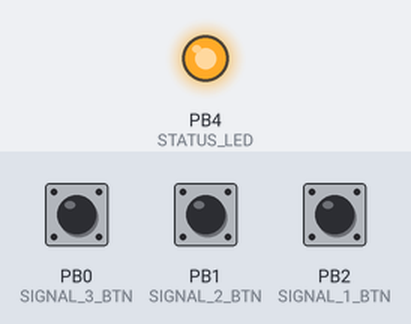
Bench run of a sketch on a simulated ATtiny85, built with avr-gcc and run on an emulated ATtiny85. Shown: output pins drawn as LEDs (lit = HIGH). The test bench sets the inputs (shaded band); at power-on: PB0 (SIGNAL_3_BTN) HIGH, PB1 (SIGNAL_2_BTN) HIGH, PB2 (SIGNAL_1_BTN) HIGH. Pins used as bus, display or sensor lines are not drawn.

Above: at 0.8 s.
0.9 s: PB0 (SIGNAL_3_BTN) pulled LOW for 0.15 s
At 3.3 s:
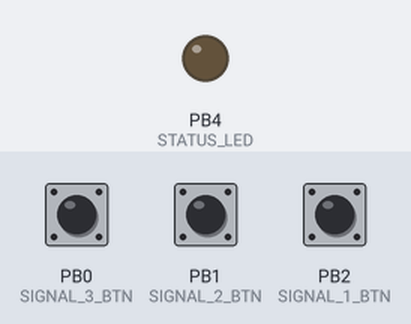
Timing chart, 0 to 12.3 s (numbered marks = the images above; inputs shaded):
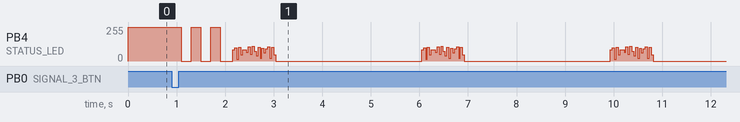

The sketch:

key.ino
```cpp
#include <avr/sleep.h>
#include <avr/pgmspace.h>

// ATtiny85 Default Pin Names
// PB0 - Physical pin 5
// PB1 - Physical pin 6 (LED_BUILTIN)
// PB2 - Physical pin 7 (INT0)
// PB3 - Physical pin 2
// PB4 - Physical pin 3
// PB5 - Physical pin 1 (RESET, avoid using unless fuse-modified)

// Functional Pin Assignments
#define TX_PIN PB3              // 433MHz Transmitter Data Pin
#define STATUS_LED PB4          // Onboard LED for Transmission Indication
#define SIGNAL_1_BTN PB2        // Emits signal 1 if this pin is LOW
#define SIGNAL_2_BTN PB1        // Emits signal 2 if this pin is LOW
#define SIGNAL_3_BTN PB0        // Emits signal 3 if this pin is LOW

// Signal Data (Stored in Flash to save RAM)
const int16_t signal_data_1[] PROGMEM = {4125,-9928,129,-922,65,-954,197,-98,795,-266,65,-66,131,-300,531,-100,499,-132,99,-100,38515,-9766,163,-1618,161,-98,427,-100,97,-334,397,-100,361,-164,163,-132,199,-66,567,-200,299,-132,227,-100,263,-68,297,-100,4317,-6238,99,-3540,65,-262,65,-730,165,-828,295,-100,99,-134,65,-66,131,-298,395,-130,527,-166,265,-66,199,-134,529,-132,67,-100,891,-100,4651,-10006,195,-98,261,-162,99,-460,689,-166,461,-398,197,-296,197,-100,333,-296,801,-12388,129,-1020,163,-130,161,-164,97,-198,459,-66,589,-98,163,-66,15709,-11116,65,-1484,329,-134,99,-100,201,-100,135,-100,199,-66,169,-336,231,-232,199,-166,229,-132,469,-132,925,-98,11353,-9756,193,-862,363,-232,99,-398,595,-404,65,-234,499,-362,16315,-9788,133,-1084,231,-68,429,-100,131,-168,97,-100,199,-332,431,-100,165,-100,1161,-66,297,-166,6965,-9914,327,-1960,65,-98,197,-100,669,-98,131,-132,131,-132,853,-230,229,-396,1089,-134,4895,-4284,65,-5600,65,-864,163,-300,197,-294,195,-98,361,-130,393,-132,65,-66,197,-98,401,-134,627,-100,461,-68,231,-166,2567,-100,3185,-4504,133,-332,263,-232,131,-332,65,-66,363,-396,267,-100,365,-234,897,-232,163,-100,229,-328,229,-198,1187,-954,4009,-940,713,-914,757,-900,5713,-896,7385,-842,1639,-1648,4121,-21496,727,-1032,2519,-132,1255,-990,701,-968,707,-910,5723,-876,7369,-872,1621,-1670,4097,-21472,751,-1012,2551,-132,1289,-950,717,-960,703,-906,5735,-866,7379,-842,1643,-1644,4129,-21480,561,-3758,1389,-976,673,-990,683,-986,5651,-886,7373,-840,1637,-1670,4111,-21492,633,-3746,1323,-950,727,-932,741,-876,5729,-872,7387,-848,1645,-1656,4107,-21484,667,-3182,1449,-970,701,-940,691,-954,5703,-886,7371,-824,1657,-1642,4133,-21490,727,-1030,3947,-948,729,-932,703,-934,5697,-876,7395,-852,1633,-1646,4113,-7473};
const int16_t signal_data_2[] PROGMEM = {1642,-490,97,-890,65,-632,97,-526,229,-100,1283,-166,699,-98,165,-66,165,-198,765,-2524,265,-134,363,-98,297,-66,393,-164,7729,-7080,65,-66,65,-434,163,-436,263,-98,859,-232,295,-262,195,-622,131,-164,65,-98,195,-724,627,-132,229,-98,457,-100,427,-6998,631,-98,1161,-166,65,-1598,397,-132,331,-298,295,-100,2355,-98,2953,-8214,129,-1450,65,-764,65,-1592,397,-68,397,-134,465,-1890,99,-200,233,-570,295,-100,827,-66,265,-134,331,-66,2719,-8194,97,-366,65,-4994,163,-330,131,-962,165,-298,163,-132,923,-98,495,-98,459,-66,99,-164,391,-166,259,-166,1869,-66,8549,-8076,229,-66,461,-100,593,-98,99,-1480,65,-732,461,-68,529,-66,799,-100,529,-100,7441,-7240,165,-262,129,-492,591,-198,361,-496,65,-166,99,-200,263,-200,65,-990,65,-98,131,-166,195,-102,333,-134,333,-66,889,-134,4921,-13326,197,-168,165,-134,163,-758,99,-164,97,-522,97,-66,459,-166,231,-100,533,-100,429,-98,8311,-8212,729,-496,363,-232,99,-66,163,-134,265,-298,531,-166,331,-132,395,-15992,131,-66,97,-100,361,-330,65,-794,163,-130,97,-1884,363,-66,327,-132,261,-100,327,-132,129,-98,8049,-7252,65,-98,97,-564,959,-332,163,-66,97,-100,263,-130,197,-130,131,-1806,1345,-164,555,-66,4043,-7686,199,-492,165,-7340,429,-130,491,-100,293,-66,163,-198,163,-98,325,-198,163,-132,231,-428,263,-460,459,-66,585,-430,3395,-16412,425,-98,261,-98,99,-198,165,-658,459,-66,165,-196,99,-262,131,-100,197,-164,11549,-3524,65,-4716,331,-198,463,-330,397,-496,165,-132,597,-66,233,-232,195,-68,9809,-6608,99,-132,99,-564,65,-660,197,-66,99,-66,163,-100,65,-66,197,-822,197,-564,65,-66,195,-460,163,-298,199,-166,201,-134,561,-66,263,-98,229,-98,229,-64,1515,-66,5489,-7196,97,-266,197,-562,725,-100,361,-100,231,-168,67,-66,133,-768,97,-166,65,-132,97,-230,7839,-12156,199,-200,99,-166,267,-100,197,-166,263,-630,131,-658,97,-66,595,-166,297,-66,635,-100,3025,-7928,97,-66,99,-1988,97,-5640,265,-264,65,-130,229,-322,199,-1162,161,-164,65,-364,295,-592,491,-66,461,-132,295,-132,2015,-7586,163,-132,131,-198,395,-134,163,-166,231,-200,65,-698,63,-100,197,-164,329,-1000,329,-66,267,-136,333,-134,163,-68,333,-66,401,-8320,165,-66,131,-166,133,-164,561,-200,65,-66,365,-726,65,-132,163,-132,99,-66,97,-98,99,-98,197,-398,329,-134,497,-134,8577,-6522,131,-200,495,-692,165,-66,1027,-500,99,-100,65,-1418,689,-100,6101,-8436,99,-132,97,-1156,63,-66,65,-3674,99,-200,163,-96,163,-360,131,-134,435,-100,665,-98,365,-300,165,-166,195,-100,97,-164,427,-464,591,-166,9321,-5976,99,-394,99,-832,99,-200,65,-268,131,-66,431,-132,133,-66,1259,-230,12245,-3142,2701,-9782,817,-846,4185,-880,819,-854,825,-844,821,-1702,817,-852,851,-1672,845,-3362,851,-3324,873,-826,1671,-856,3363,-18986,687,-160,363,-1128,163,-432,97,-330,199,-974,1553,-948,1585,-908,1633,-878,5019,-900,835,-852,4177,-846,859,-842,813,-852,831,-1710,825,-844,851,-1648,845,-3358,865,-3358,843,-812,1699,-824,3365,-18982,1973,-232,625,-1054,663,-940,1557,-982,1581,-906,763,-1746,5013,-934,795,-872,4179,-850,829,-846,843,-840,819,-1704,839,-844,837,-1672,831,-3362,843,-3350,839,-860,1665,-864,3347,-18972,1953,-266,587,-1066,667,-976,1541,-960,1593,-910,749,-918,799,-876,4175,-944,787,-878,4159,-848,835,-846,839,-854,819,-1702,843,-848,807,-1712,809,-3376,841,-3364,843,-814,1695,-858,3359,-18984,1945,-232,1449,-1860,1553,-950,1587,-942,3281,-900,3319,-924,805,-852,4185,-882,815,-846,827,-844,843,-1680,845,-820,837,-1708,827,-3354,865,-3324,875,-818,1673,-856,3345,-18986,1965,-232,2339,-960,1559,-958,1575,-936,2453,-1740,3321,-914,807,-886,4159,-870,837,-842,825,-842,841,-1678,837,-852,843,-1668,837,-3352,867,-3352,833,-850,1663,-856,3359,-18986,1987,-134,727,-950,3273,-916,1621,-876,793,-886,2471,-906,2465,-942,817,-842,4187,-856,843,-848,805,-854,853,-1672,843,-850,841,-1676,811,-3374,841,-3368,845,-814,1697,-822,3375,-18986,2003,-134,727,-952,729,-942,1593,-916,1613,-912,775,-2568,787,-870,2495,-914,839,-848,4169,-878,803,-852,851,-844,831,-1668,861,-844,815,-1702,839,-3370,843,-3334,855,-844,1669,-852,3355,-5386};
const int16_t signal_data_3[] PROGMEM = {1614,-14340,65,-2518,97,-66,367,-132,195,-130,659,-98,3021,-12232,265,-628,651,-1062,239,-1054,241,-1052,271,-1020,301,-558,767,-958,323,-958,355,-510,803,-478,817,-508,815,-898,379,-912,415,-882,411,-880,405,-452,847,-892,415,-444,873,-452,833,-878,437,-426,873,-860,415,-910,417,-874,413,-870,443,-880,399,-884,425,-888,421,-884,381,-886,421,-906,395,-898,409,-882,419,-884,415,-878,441,-880,399,-458,845,-452,837,-878,439,-442,843,-904,419,-852,419,-446,853,-458,847,-25884,529,-12100,307,-558,753,-982,309,-980,339,-948,333,-954,359,-496,803,-906,383,-914,389,-474,821,-476,845,-434,841,-890,417,-880,415,-878,439,-846,429,-458,843,-888,387,-476,815,-476,843,-862,419,-454,851,-876,415,-880,403,-882,429,-886,421,-884,381,-920,387,-910,399,-892,417,-886,419,-876,413,-876,403,-882,429,-884,425,-890,383,-900,425,-430,871,-444,861,-882,397,-464,843,-900,413,-876,417,-448,837,-450,847,-25984,515,-7884,135,-1604,63,-1264,293,-600,721,-1002,299,-990,303,-1018,307,-984,309,-550,779,-946,341,-946,371,-486,805,-512,809,-482,827,-878,413,-898,417,-878,413,-876,441,-420,871,-884,419,-442,841,-472,843,-886,417,-448,849,-876,407,-884,417,-884,417,-908,413,-880,403,-884,429,-886,423,-884,381,-916,387,-904,409,-874,405,-918,407,-860,419,-882,417,-910,411,-450,839,-458,841,-886,417,-448,853,-874,411,-900,417,-460,839,-454,837,-25980,2597,-914,379,-908,409,-906,409,-906,369,-478,835,-908,411,-880,403,-882,429,-458,841,-888,417,-878,411,-910,399,-894,419,-424,849,-914,419,-878,411,-448,841,-456,839,-486,841,-884,395,-894,409,-880,419,-882,417,-446,851,-884,427,-442,877,-450,845,-882,399,-464,845,-900,413,-874,417,-880,413,-878,441,-880,399,-884,427,-886,423,-884,381,-918,385,-912,397,-898,417,-892,419,-876,413,-880,403,-882,429,-458,845,-452,837,-914,399,-462,841,-866,415,-908,415,-444,853,-448,853,-26000,2585,-912,379,-908,409,-876,437,-874,433,-442,835,-876,443,-876,403,-884,429,-458,849,-888,385,-910,397,-898,407,-886,419,-452,851,-878,417,-908,413,-418,871,-442,873,-450,845,-884,397,-898,419,-890,419,-878,415,-448,839,-882,427,-458,847,-442,865,-876,409,-444,881,-876,409,-880,419,-882,415,-878,443,-880,399,-886,425,-888,419,-868,425,-886,421,-884,413,-886,387,-910,395,-896,409,-902,417,-888,419,-414,867,-452,849,-876,451,-414,867,-876,417,-910,411,-420,871,-460,845,-25948,543,-12118,297,-560,735,-1000,289,-1028,289,-1002,295,-966,335,-558,781,-924,345,-952,379,-486,811,-488,805,-482,841,-882,397,-900,405,-920,383,-886,413,-450,863,-878,405,-454,873,-450,845,-884,397,-464,843,-866,415,-910,415,-872,413,-872,443,-880,401,-884,425,-884,413,-888,387,-910,397,-898,417,-888,419,-874,413,-878,401,-882,427,-886,387,-486,813,-452,845,-908,411,-448,845,-884,419,-878,413,-418,873,-428,871,-25914,497,-12126,273,-598,715,-1020,273,-1016,307,-984,337,-950,331,-524,771,-946,353,-940,389,-474,821,-474,845,-470,811,-926,383,-916,383,-912,407,-874,405,-454,839,-918,381,-484,831,-448,845,-904,407,-466,839,-896,411,-880,417,-880,415,-878,439,-880,397,-886,425,-884,379,-918,387,-908,399,-896,409,-880,417,-882,415,-876,443,-878,401,-880,427,-460,847,-452,831,-882,435,-460,839,-896,385,-884,417,-448,863,-448,867,-25966,2575,-914,411,-878,407,-914,399,-886,423,-432,871,-890,385,-910,397,-894,409,-450,871,-860,419,-882,415,-910,409,-882,401,-456,841,-886,411,-904,411,-446,853,-448,847,-472,843,-866,413,-910,417,-870,413,-904,409,-440,869,-874,411,-442,867,-418,873,-886,423,-450,849,-884,395,-896,417,-892,419,-876,413,-878,405,-912,399,-886,425,-882,413,-888,387,-910,395,-900,407,-884,417,-882,417,-908,411,-880,401,-454,843,-450,875,-882,399,-464,843,-898,381,-910,417,-442,833,-452,879,-25972,527,-7874,101,-1030,299,-560,749,-994,307,-986,309,-1020,305,-950,337,-556,767,-958,355,-910,385,-512,801,-476,817,-472,847,-900,381,-922,383,-912,411,-878,403,-454,875,-882,381,-486,831,-450,875,-870,409,-466,839,-900,407,-892,411,-878,419,-878,415,-878,441,-878,399,-882,429,-884,423,-890,385,-918,381,-918,387,-910,397,-892,409,-898,419,-888,417,-416,867,-450,851,-876,417,-446,867,-876,417,-878,443,-418,885,-450,845,-12302};

const int16_t* selected_signal;
uint16_t signal_length;
uint16_t pointer = 0;

void setup() {
    // Configure Pins
    pinMode(TX_PIN, OUTPUT);
    pinMode(STATUS_LED, OUTPUT);
    pinMode(SIGNAL_1_BTN, INPUT_PULLUP);
    pinMode(SIGNAL_2_BTN, INPUT_PULLUP);
    pinMode(SIGNAL_3_BTN, INPUT_PULLUP);

    // Ensure TX & Antenna are Off
    digitalWrite(TX_PIN, LOW);
    digitalWrite(STATUS_LED, HIGH);

    delay(10); // Give enough time for the tx to power on

    bool signal_selected = false;

    while (!signal_selected) {
        if (digitalRead(SIGNAL_1_BTN) == LOW) {
            selected_signal = signal_data_1;
            signal_length = sizeof(signal_data_1) / sizeof(signal_data_1[0]);

            blink(200, 1);

            signal_selected = true;
        } else if (digitalRead(SIGNAL_2_BTN) == LOW) {
            selected_signal = signal_data_2;
            signal_length = sizeof(signal_data_2) / sizeof(signal_data_2[0]);

            blink(200, 2);

            signal_selected = true;
        } else if (digitalRead(SIGNAL_3_BTN) == LOW) {
            selected_signal = signal_data_3;
            signal_length = sizeof(signal_data_3) / sizeof(signal_data_3[0]);

            blink(200, 3);

            signal_selected = true;
        }
    }

    digitalWrite(STATUS_LED, LOW);
}

void blink(int interval, int times) {
    for (int i = 0; i < times; i++) {
        digitalWrite(STATUS_LED, HIGH);
        delay(interval);
        digitalWrite(STATUS_LED, LOW);
        delay(interval);
    }
}

void loop() {
    // Transmit the signal with LED indication
      int16_t val = pgm_read_word_near(selected_signal + pointer);

      if (++pointer >= signal_length) {
        pointer = 0;  // Reset pointer when end of signal is reached
        digitalWrite(STATUS_LED, LOW);
        delay(3000);
      }

      if (val > 0) {
          digitalWrite(TX_PIN, HIGH);
          digitalWrite(STATUS_LED, HIGH);
      } else {
          digitalWrite(TX_PIN, LOW);
          digitalWrite(STATUS_LED, LOW);
      }

      smartDelay(abs(val));  // Handle long delays properly
}

// Function to handle both short and long delays
void smartDelay(uint16_t us) {
    if (us > 16000) {
        delay(us / 1000);  // Convert to milliseconds for longer delays
    } else {
        delayMicroseconds(us);
    }
}
```
